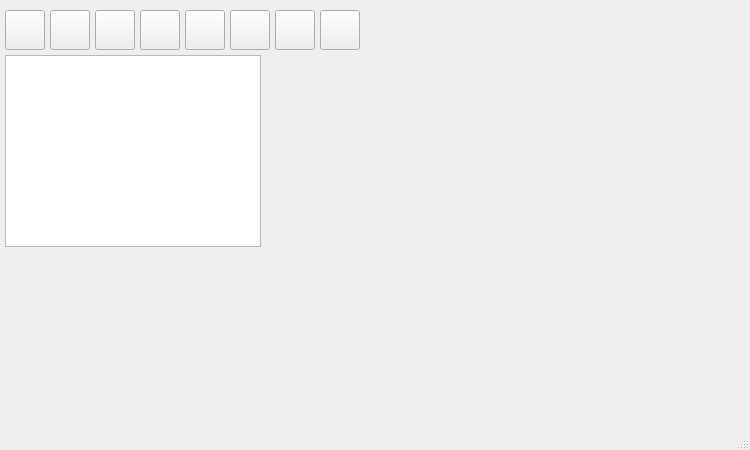
<?xml version="1.0" encoding="UTF-8"?>
<ui version="4.0">
 <class>DataManagerDialog</class>
 <widget class="QDialog" name="DataManagerDialog">
  <property name="windowModality">
   <enum>Qt::ApplicationModal</enum>
  </property>
  <property name="geometry">
   <rect>
    <x>0</x>
    <y>0</y>
    <width>750</width>
    <height>450</height>
   </rect>
  </property>
  <property name="sizePolicy">
   <sizepolicy hsizetype="Preferred" vsizetype="Preferred">
    <horstretch>0</horstretch>
    <verstretch>0</verstretch>
   </sizepolicy>
  </property>
  <property name="minimumSize">
   <size>
    <width>750</width>
    <height>450</height>
   </size>
  </property>
  <property name="maximumSize">
   <size>
    <width>900</width>
    <height>16777214</height>
   </size>
  </property>
  <property name="baseSize">
   <size>
    <width>750</width>
    <height>450</height>
   </size>
  </property>
  <property name="windowTitle">
   <string>Data Manager</string>
  </property>
  <property name="windowIcon">
   <iconset resource="../resources/ChartGeany.qrc">
    <normaloff>:/png/images/icons/PNG/data_grid.png</normaloff>:/png/images/icons/PNG/data_grid.png</iconset>
  </property>
  <property name="autoFillBackground">
   <bool>false</bool>
  </property>
  <property name="sizeGripEnabled">
   <bool>true</bool>
  </property>
  <property name="modal">
   <bool>true</bool>
  </property>
  <widget class="QToolButton" name="importButton">
   <property name="geometry">
    <rect>
     <x>95</x>
     <y>10</y>
     <width>40</width>
     <height>40</height>
    </rect>
   </property>
   <property name="focusPolicy">
    <enum>Qt::NoFocus</enum>
   </property>
   <property name="toolTip">
    <string>Import CSV</string>
   </property>
   <property name="autoFillBackground">
    <bool>true</bool>
   </property>
   <property name="text">
    <string/>
   </property>
   <property name="icon">
    <iconset resource="../resources/ChartGeany.qrc">
     <normaloff>:/png/images/icons/PNG/copy doc.png</normaloff>:/png/images/icons/PNG/copy doc.png</iconset>
   </property>
   <property name="iconSize">
    <size>
     <width>35</width>
     <height>35</height>
    </size>
   </property>
  </widget>
  <widget class="QToolButton" name="downloadButton">
   <property name="geometry">
    <rect>
     <x>50</x>
     <y>10</y>
     <width>40</width>
     <height>40</height>
    </rect>
   </property>
   <property name="focusPolicy">
    <enum>Qt::NoFocus</enum>
   </property>
   <property name="toolTip">
    <string>Download Data</string>
   </property>
   <property name="autoFillBackground">
    <bool>false</bool>
   </property>
   <property name="text">
    <string/>
   </property>
   <property name="icon">
    <iconset resource="../resources/ChartGeany.qrc">
     <normaloff>:/png/images/icons/PNG/Download.png</normaloff>:/png/images/icons/PNG/Download.png</iconset>
   </property>
   <property name="iconSize">
    <size>
     <width>35</width>
     <height>35</height>
    </size>
   </property>
  </widget>
  <widget class="QToolButton" name="trashButton">
   <property name="geometry">
    <rect>
     <x>275</x>
     <y>10</y>
     <width>40</width>
     <height>40</height>
    </rect>
   </property>
   <property name="focusPolicy">
    <enum>Qt::NoFocus</enum>
   </property>
   <property name="toolTip">
    <string>Delete</string>
   </property>
   <property name="autoFillBackground">
    <bool>true</bool>
   </property>
   <property name="text">
    <string/>
   </property>
   <property name="icon">
    <iconset resource="../resources/ChartGeany.qrc">
     <normaloff>:/png/images/icons/PNG/trash full.png</normaloff>:/png/images/icons/PNG/trash full.png</iconset>
   </property>
   <property name="iconSize">
    <size>
     <width>35</width>
     <height>35</height>
    </size>
   </property>
  </widget>
  <widget class="QToolButton" name="exitButton">
   <property name="geometry">
    <rect>
     <x>320</x>
     <y>10</y>
     <width>40</width>
     <height>40</height>
    </rect>
   </property>
   <property name="focusPolicy">
    <enum>Qt::NoFocus</enum>
   </property>
   <property name="toolTip">
    <string>Exit</string>
   </property>
   <property name="autoFillBackground">
    <bool>true</bool>
   </property>
   <property name="text">
    <string/>
   </property>
   <property name="icon">
    <iconset resource="../resources/ChartGeany.qrc">
     <normaloff>:/png/images/icons/PNG/exit.png</normaloff>:/png/images/icons/PNG/exit.png</iconset>
   </property>
   <property name="iconSize">
    <size>
     <width>35</width>
     <height>35</height>
    </size>
   </property>
  </widget>
  <widget class="QToolButton" name="refreshButton">
   <property name="geometry">
    <rect>
     <x>185</x>
     <y>10</y>
     <width>40</width>
     <height>40</height>
    </rect>
   </property>
   <property name="focusPolicy">
    <enum>Qt::NoFocus</enum>
   </property>
   <property name="toolTip">
    <string>Refresh</string>
   </property>
   <property name="autoFillBackground">
    <bool>true</bool>
   </property>
   <property name="text">
    <string/>
   </property>
   <property name="icon">
    <iconset resource="../resources/ChartGeany.qrc">
     <normaloff>:/png/images/icons/PNG/refresh.png</normaloff>:/png/images/icons/PNG/refresh.png</iconset>
   </property>
   <property name="iconSize">
    <size>
     <width>35</width>
     <height>35</height>
    </size>
   </property>
  </widget>
  <widget class="QToolButton" name="updateButton">
   <property name="geometry">
    <rect>
     <x>140</x>
     <y>10</y>
     <width>40</width>
     <height>40</height>
    </rect>
   </property>
   <property name="focusPolicy">
    <enum>Qt::NoFocus</enum>
   </property>
   <property name="toolTip">
    <string>Update</string>
   </property>
   <property name="autoFillBackground">
    <bool>true</bool>
   </property>
   <property name="text">
    <string/>
   </property>
   <property name="icon">
    <iconset resource="../resources/ChartGeany.qrc">
     <normaloff>:/png/images/icons/PNG/db_update.png</normaloff>:/png/images/icons/PNG/db_update.png</iconset>
   </property>
   <property name="iconSize">
    <size>
     <width>35</width>
     <height>35</height>
    </size>
   </property>
  </widget>
  <widget class="QTableWidget" name="tableWidget">
   <property name="geometry">
    <rect>
     <x>5</x>
     <y>55</y>
     <width>256</width>
     <height>192</height>
    </rect>
   </property>
   <property name="font">
    <font>
     <pointsize>9</pointsize>
     <weight>75</weight>
     <bold>true</bold>
    </font>
   </property>
   <property name="focusPolicy">
    <enum>Qt::ClickFocus</enum>
   </property>
   <property name="editTriggers">
    <set>QAbstractItemView::NoEditTriggers</set>
   </property>
   <property name="selectionBehavior">
    <enum>QAbstractItemView::SelectRows</enum>
   </property>
   <property name="sortingEnabled">
    <bool>true</bool>
   </property>
   <attribute name="verticalHeaderVisible">
    <bool>true</bool>
   </attribute>
   <attribute name="verticalHeaderHighlightSections">
    <bool>false</bool>
   </attribute>
  </widget>
  <widget class="QToolButton" name="chartButton">
   <property name="geometry">
    <rect>
     <x>5</x>
     <y>10</y>
     <width>40</width>
     <height>40</height>
    </rect>
   </property>
   <property name="focusPolicy">
    <enum>Qt::NoFocus</enum>
   </property>
   <property name="toolTip">
    <string>Open Chart</string>
   </property>
   <property name="autoFillBackground">
    <bool>true</bool>
   </property>
   <property name="text">
    <string/>
   </property>
   <property name="icon">
    <iconset resource="../resources/ChartGeany.qrc">
     <normaloff>:/png/images/icons/PNG/chart.png</normaloff>:/png/images/icons/PNG/chart.png</iconset>
   </property>
   <property name="iconSize">
    <size>
     <width>35</width>
     <height>35</height>
    </size>
   </property>
  </widget>
  <widget class="QToolButton" name="browserButton">
   <property name="geometry">
    <rect>
     <x>230</x>
     <y>10</y>
     <width>40</width>
     <height>40</height>
    </rect>
   </property>
   <property name="focusPolicy">
    <enum>Qt::NoFocus</enum>
   </property>
   <property name="toolTip">
    <string>Quote Browser</string>
   </property>
   <property name="autoFillBackground">
    <bool>true</bool>
   </property>
   <property name="text">
    <string/>
   </property>
   <property name="icon">
    <iconset resource="../resources/ChartGeany.qrc">
     <normaloff>:/png/images/icons/PNG/spreadsheet.png</normaloff>:/png/images/icons/PNG/spreadsheet.png</iconset>
   </property>
   <property name="iconSize">
    <size>
     <width>35</width>
     <height>35</height>
    </size>
   </property>
  </widget>
 </widget>
 <resources>
  <include location="../resources/ChartGeany.qrc"/>
 </resources>
 <connections/>
</ui>
